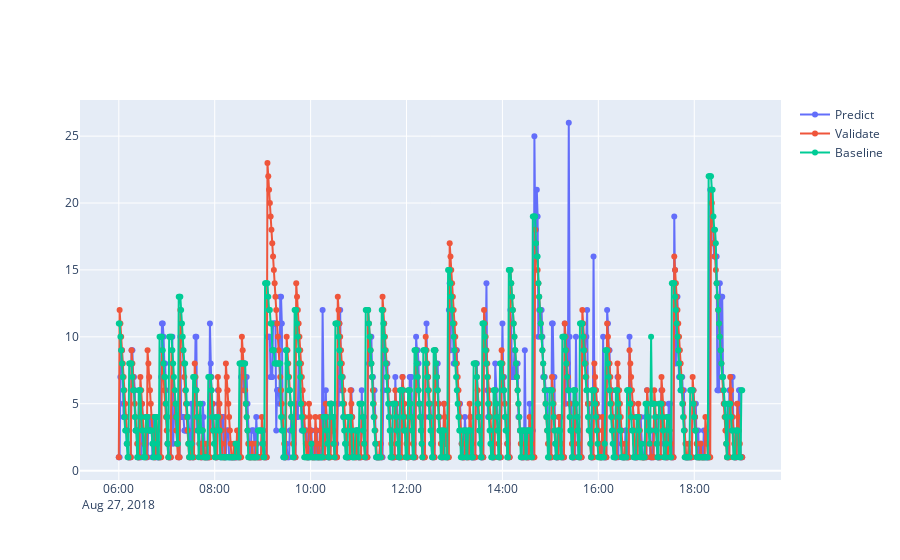

Source (notebook cell):
### Code cell
import plotly.graph_objects as go
fig = go.Figure()

# Add traces
fig.add_trace(go.Scatter(y=pred_y_df.loc['2018-08-27':'2018-08-27', 0], x=pred_y_df.loc['2018-08-27':'2018-08-27'].index,
                    mode='lines+markers',
                    name='Predict'))

fig.add_trace(go.Scatter(y=validate_y.loc['2018-08-27':'2018-08-27'], x=validate_y.loc['2018-08-27':'2018-08-27'].index,
                    mode='lines+markers',
                    name='Validate'))

fig.add_trace(go.Scatter(y=next_scheduled_arrival_df.loc['2018-08-27':'2018-08-27', 'R16N'], x=next_scheduled_arrival_df.loc['2018-08-27':'2018-08-27'].index,
                    mode='lines+markers',
                    name='Baseline'))

fig.show()

### Figure 1 — Plotly figure (JSON) as saved in the notebook; plotly's stock layout.template omitted (floating-point values rounded to 4 significant figures; data arrays with more than 128 entries replaced by an {"elided": "..."} marker saying what was removed)
{"data": [{"mode": "lines+markers", "name": "Predict", "type": "scatter", "x": {"elided": "781 str values"}, "y": {"elided": "781 float values"}}, {"mode": "lines+markers", "name": "Validate", "type": "scatter", "x": {"elided": "781 str values"}, "y": {"elided": "781 int values"}}, {"mode": "lines+markers", "name": "Baseline", "type": "scatter", "x": {"elided": "781 str values"}, "y": {"elided": "781 int values"}}], "layout": {"autosize": true, "xaxis": {"autorange": true, "range": ["2018-08-27 05:14:31.3126", "2018-08-27 19:45:28.6874"], "type": "date"}, "yaxis": {"autorange": true, "range": [-0.8312, 27.83], "type": "linear"}}}
